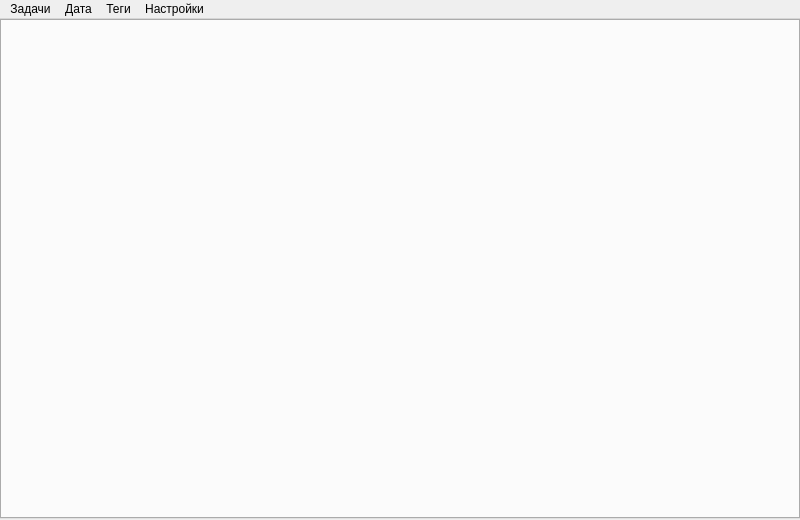
<?xml version="1.0" encoding="UTF-8"?>
<ui version="4.0">
 <class>MainWindow</class>
 <widget class="QMainWindow" name="MainWindow">
  <property name="geometry">
   <rect>
    <x>0</x>
    <y>0</y>
    <width>800</width>
    <height>520</height>
   </rect>
  </property>
  <property name="windowTitle">
   <string>MainWindow</string>
  </property>
  <widget class="QWidget" name="centralwidget">
   <widget class="QTabWidget" name="tabWidget">
    <property name="geometry">
     <rect>
      <x>0</x>
      <y>0</y>
      <width>800</width>
      <height>500</height>
     </rect>
    </property>
    <property name="currentIndex">
     <number>-1</number>
    </property>
   </widget>
  </widget>
  <widget class="QMenuBar" name="menubar">
   <property name="geometry">
    <rect>
     <x>0</x>
     <y>0</y>
     <width>800</width>
     <height>21</height>
    </rect>
   </property>
   <widget class="QMenu" name="tasks_action">
    <property name="title">
     <string>Задачи</string>
    </property>
    <addaction name="addTask_action"/>
   </widget>
   <widget class="QMenu" name="dates_action">
    <property name="title">
     <string>Дата</string>
    </property>
    <addaction name="today_action"/>
    <addaction name="allTime_action"/>
   </widget>
   <widget class="QMenu" name="tag_action">
    <property name="title">
     <string>Теги</string>
    </property>
    <addaction name="addTag_action"/>
    <addaction name="listTags_action"/>
   </widget>
   <widget class="QMenu" name="settings_action">
    <property name="title">
     <string>Настройки</string>
    </property>
    <addaction name="all_settings_action"/>
   </widget>
   <addaction name="tasks_action"/>
   <addaction name="dates_action"/>
   <addaction name="tag_action"/>
   <addaction name="settings_action"/>
  </widget>
  <action name="addTask_action">
   <property name="text">
    <string>Создать задачу</string>
   </property>
  </action>
  <action name="today_action">
   <property name="text">
    <string>Сегодня</string>
   </property>
  </action>
  <action name="tomorrow_action">
   <property name="text">
    <string>Завтра (нет)</string>
   </property>
  </action>
  <action name="day_action">
   <property name="text">
    <string>День (нет)</string>
   </property>
  </action>
  <action name="week_action">
   <property name="text">
    <string>Неделя (нет)</string>
   </property>
  </action>
  <action name="moth_action">
   <property name="text">
    <string>Месяц (нет)</string>
   </property>
  </action>
  <action name="allTime_action">
   <property name="text">
    <string>Всё время</string>
   </property>
  </action>
  <action name="addTag_action">
   <property name="text">
    <string>Добавить тег</string>
   </property>
  </action>
  <action name="listTags_action">
   <property name="text">
    <string>Список тегов</string>
   </property>
  </action>
  <action name="action_10">
   <property name="text">
    <string>Создать проект</string>
   </property>
  </action>
  <action name="action_11">
   <property name="text">
    <string>Список проектов</string>
   </property>
  </action>
  <action name="addProject_action">
   <property name="text">
    <string>Создать проект</string>
   </property>
  </action>
  <action name="listProject_action">
   <property name="text">
    <string>Список проектов</string>
   </property>
  </action>
  <action name="loadProject_action">
   <property name="text">
    <string>Загрузить свой проект</string>
   </property>
  </action>
  <action name="all_settings_action">
   <property name="text">
    <string>Все настройки</string>
   </property>
  </action>
  <action name="tag_view_tasks_action">
   <property name="text">
    <string>По тегам</string>
   </property>
  </action>
 </widget>
 <resources/>
 <connections/>
</ui>
